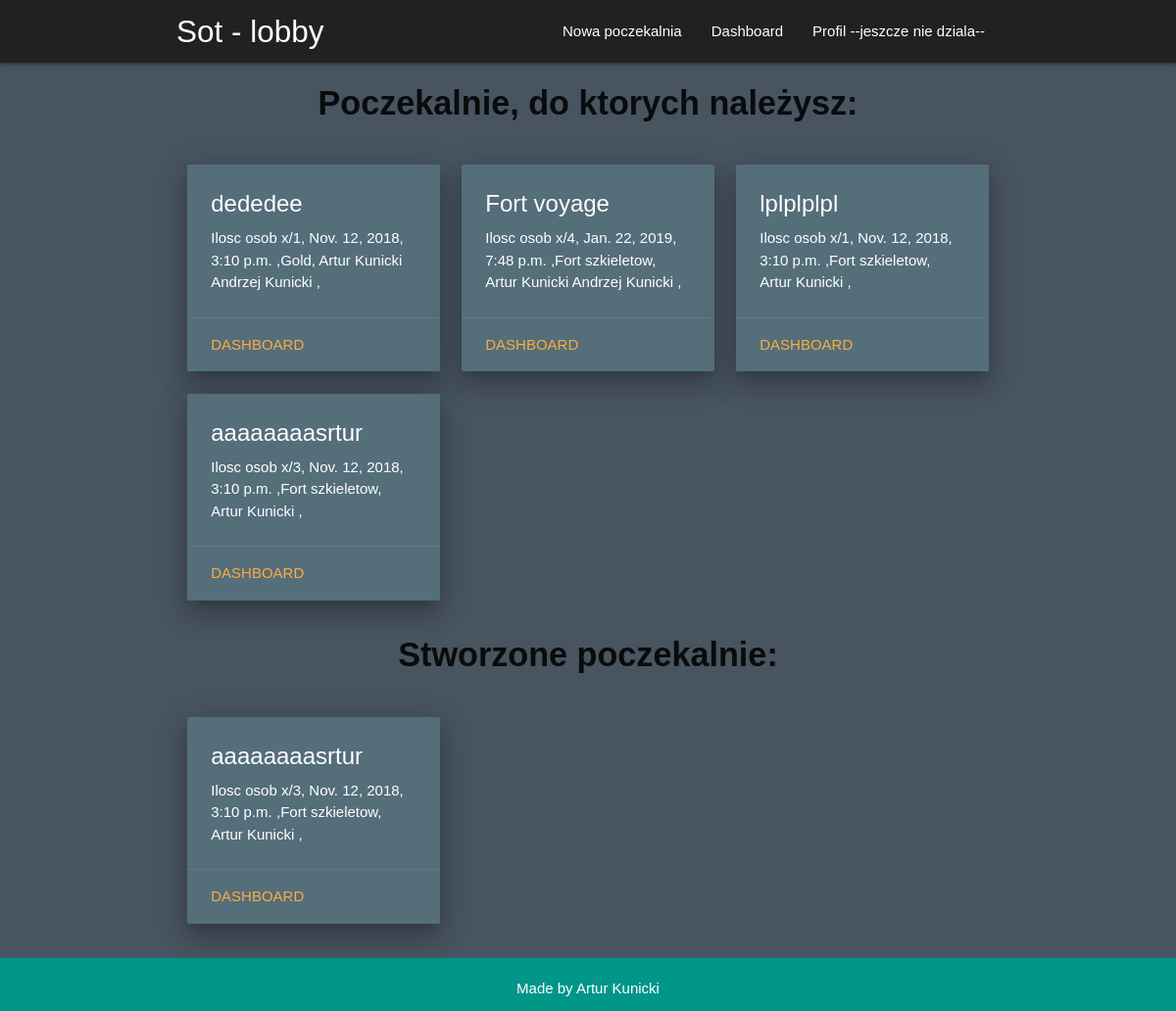
Before: /users-dashboard/ (signed in) with the older database file.
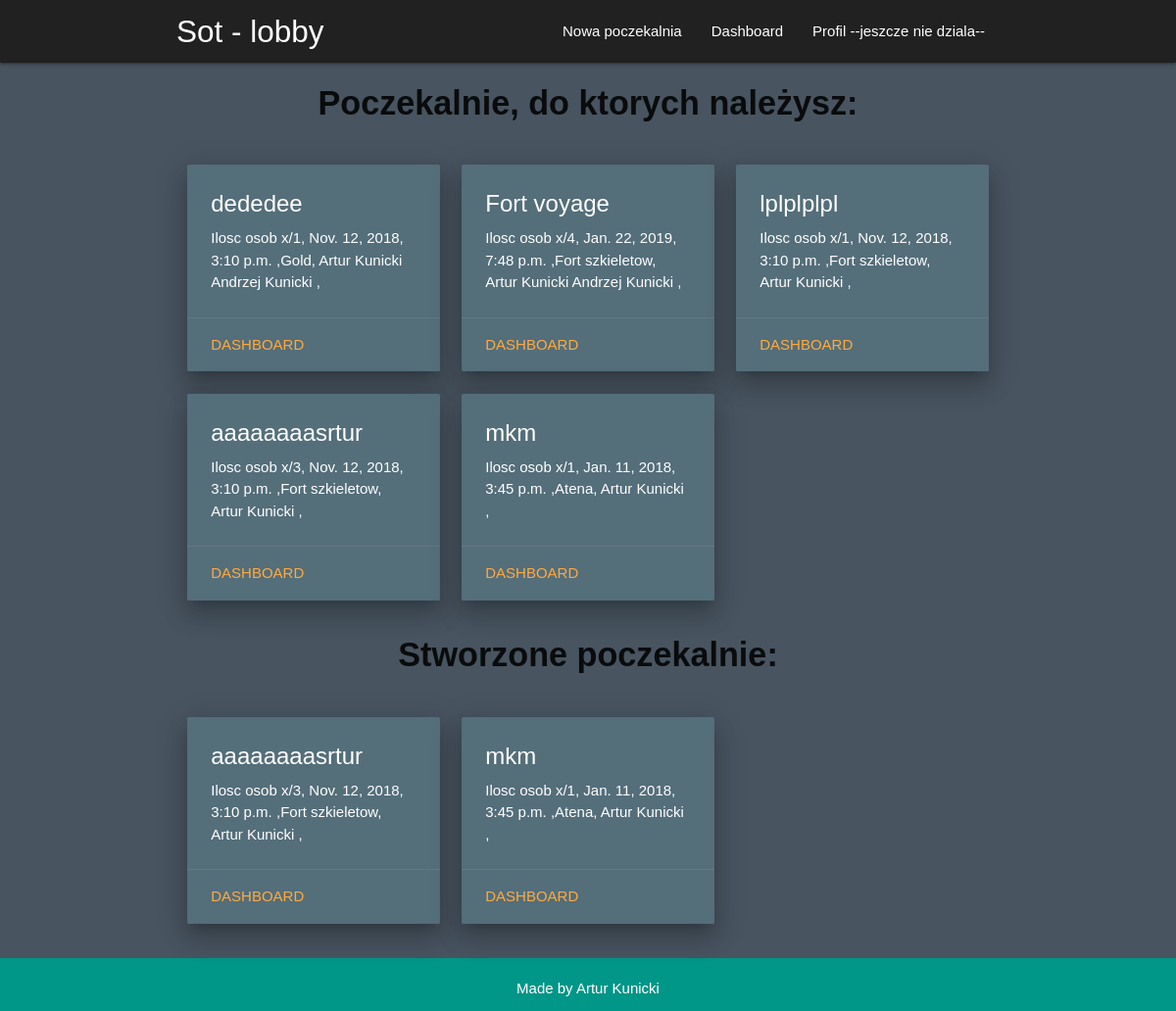
After: the same page with the newer database file.
### lobby/models.py (models this page shows, shortened)
class Queue(models.Model):
    title = models.CharField(max_length=50)
    members = models.IntegerField()
    date = models.DateTimeField()
    category = models.ForeignKey(Category, on_delete=models.DO_NOTHING,blank=True,null=True, related_name='cat')
    usrs = models.ManyToManyField(Profile)
    author = models.ForeignKey(User,on_delete=models.DO_NOTHING,blank=True,null=True)
    complete = models.BooleanField(default=False)

class Category(models.Model):
    title = models.CharField(max_length=20)

### accounts/models.py (models this page shows, shortened)
class Profile(models.Model):
    name = models.CharField(max_length=40)
    username = models.CharField(max_length=40,blank=True, null=True)
    thumbnail = models.ImageField(upload_to="accounts")
    gold = models.IntegerField()
    solus = models.IntegerField()
    alliance = models.IntegerField()
    reputation = models.IntegerField()
    user = models.OneToOneField(User, on_delete=models.CASCADE)

### lobby/views.py (the view)
# urls.py: path('users-dashboard/', views.users_dashboard, name="user-dash"),
def users_dashboard(request):
    user = request.user
    participate_queue = Queue.objects.filter(usrs=user.profile)
    authors_queue     = Queue.objects.filter(author=user)
    context = {
        'pqueue':participate_queue,
        'aqueue': authors_queue
    }
    return render(request,'lobby/userdash.html', context)

### templates/lobby/userdash.html
{% extends 'base.html' %}
    {% block content %}
 <div class="container">
    <div class="row">
            <div class="center-align"><h4><b>Poczekalnie, do ktorych należysz:</b></h4></div>
            <br>
                {% if pqueue %}
                    {% for queue in pqueue %}
                        <div class="col s12 m4">
                                <div class="card blue-grey darken-1 z-depth-4">
                                        <div class="card-content white-text">
                                                <span class="card-title">{{ queue.title }}</span>
                                                <p>Ilosc osob x/{{ queue.members}},  {{ queue.date}} ,{{ queue.category.title}},
                                                        {% for profile in queue.usrs.all %}
                                                        {{ profile.name}}
                                                        {% endfor %}
                                                      , </p>
                                        </div>
                                                <div class="card-action">
                                                        <a href="{% url 'dashboard' queue.id %}">Dashboard</a>
                                                </div>
                                    </div>
                        </div>
                    {% endfor %}
                {% else %}
                       <div class="center-align">
                            <h5>Brak zadnych poczekalni</h5>
                       </div>
                {% endif %}
            <br>
    </div>
    <div class="row">
            <div class="center-align"><h4><b>Stworzone poczekalnie:</b></h4></div>
            <br>
            {% if aqueue %}
                {% for queue in aqueue %}
                    <div class="col s12 m4">
                        <div class="card blue-grey darken-1 z-depth-4">
                            <div class="card-content white-text">
                                    <span class="card-title">{{ queue.title }}</span>
                                    <p>Ilosc osob x/{{ queue.members}},  {{ queue.date}} ,{{ queue.category.title}},
                                            {% for profile in queue.usrs.all %}
                                            {{ profile.name}}
                                            {% endfor %}
                                          , </p>
                            </div>
                                    <div class="card-action">
                                            <a href="{% url 'dashboard' queue.id %}">Dashboard</a>
                                    </div>
                        </div>
                    </div>
                {% endfor %}
            {% else %}
            <div class="center-align">
                    <h5>Brak zadnych poczekalni</h5>
               </div>
            {% endif %}
            <br>
    </div>
 </div>
{% endblock %}

Changed rows visible on the page:
added Queue: title "mkm", members "1", date "Jan. 11, 2018, 3:45 p.m.", category "Atena", Profile (name "Artur Kunicki")
